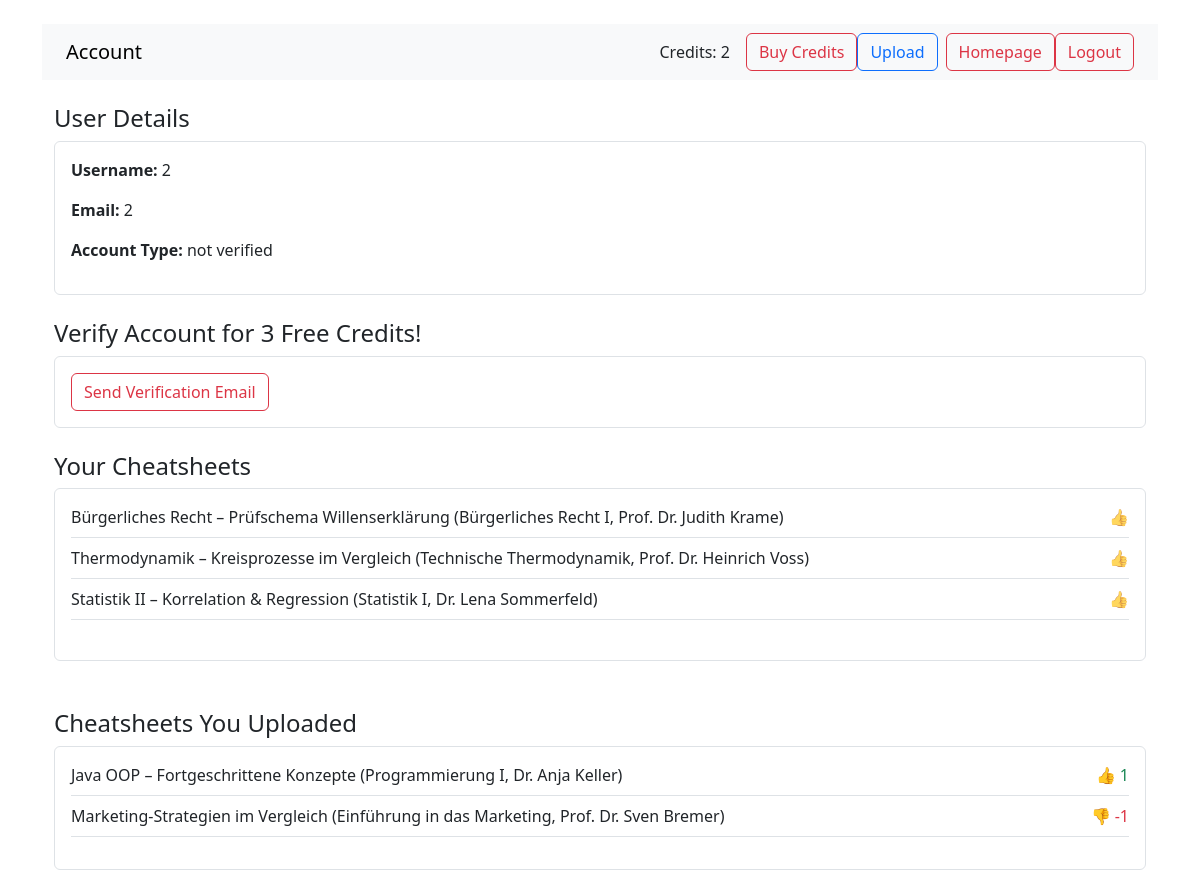
Page /account (signed in) on the earlier database version.
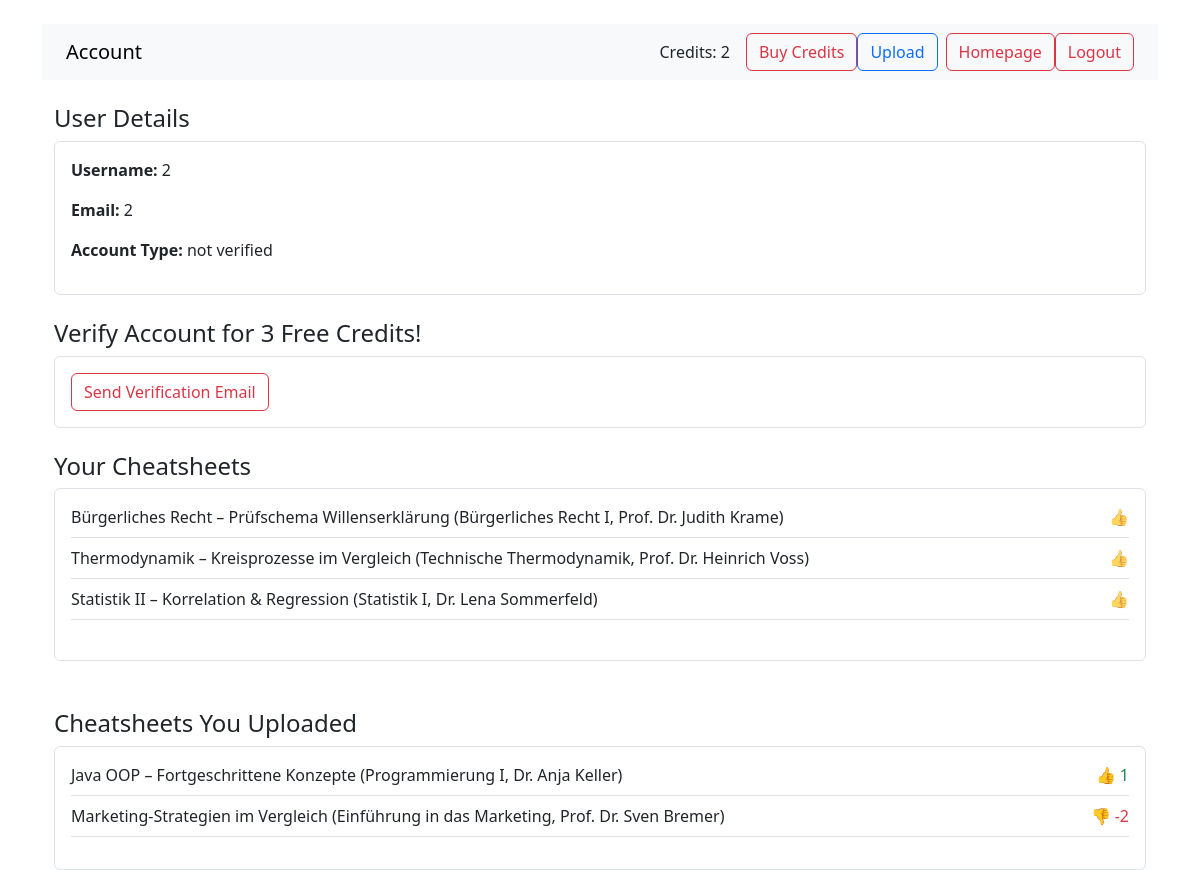
Same page on the later database version.
### models.py (models this page shows)
class Cheatsheet(db.Model):
    id = db.Column(db.Integer, primary_key=True)
    title = db.Column(db.String, nullable=False)
    description = db.Column(db.String, nullable=False)
    courseOfStudy = db.Column(db.String, nullable=False)
    creditcost = db.Column(db.Integer, default=1, nullable=True)
    pdf_datei = db.Column(db.LargeBinary, nullable=False)
    module = db.Column(db.String, nullable=False)
    professor = db.Column(db.String, nullable=False)
    user_id = db.Column(db.Integer, db.ForeignKey('user.id'), nullable=True)
    votes = db.Column(db.Integer, default=0, nullable=False)
    created_at = db.Column(db.DateTime, default=func.now())

### app.py (the view)
@app.route("/account")
@login_required
def account():
    cheatsheet_access = db.session.query(UserCheatsheetAccess, Cheatsheet).join(
        Cheatsheet, UserCheatsheetAccess.cheatsheet_id == Cheatsheet.id
    ).filter(
        UserCheatsheetAccess.user_id == current_user.id
    ).all()  # SQLAlchemy Join https://docs.sqlalchemy.org/en/20/orm/queryguide/select.html#simple-equality-filters
    uploaded_cheatsheets = Cheatsheet.query.filter_by(user_id=current_user.id).all()
    total_likes = db.session.query(func.sum(Cheatsheet.votes)).filter(
        Cheatsheet.user_id == current_user.id,
        Cheatsheet.votes > 0
    ).scalar() or 0  # SQLAlchemy Aggregatfunktion sum() https://docs.sqlalchemy.org/en/20/core/functions.html#sqlalchemy.sql.functions.func.sum
    return render_template("account.html", user=current_user, cheatsheet_access=cheatsheet_access,
                           uploaded_cheatsheets=uploaded_cheatsheets, total_likes=total_likes)

### app.py (called while the page is built)
@login_manager.user_loader
def load_user(user_id):
    return User.query.get(int(user_id))

@app.context_processor  # Kontextprozessor um Funktionen im Template verfügbar zu machen https://flask.palletsprojects.com/en/2.3.x/api/#flask.Flask.context_processor
def inject_functions():
    return dict(has_access=check_user_access)

### templates/account.html
{% extends "base.html" %}
{% block content %}
    <nav class="navbar navbar-expand-lg navbar-light bg-light px-4">
        <a class="navbar-brand" href="#">Account</a>
        <div class="d-flex ms-auto align-items-center">
            <span class="me-3">Credits: {{ user.credits }}</span>
            <a href="{{ url_for('buy_credits') }}" class="btn btn-outline-danger">Buy Credits</a>
            <form action="{{ url_for('upload') }}" class="me-2">
                <button type="submit" class="btn btn-outline-primary">Upload</button>
            </form>
            <a href="{{ url_for('index') }}" class="btn btn-outline-danger">Homepage</a>
            <a href="{{ url_for('logout') }}" class="btn btn-outline-danger">Logout</a>
        </div>
    </nav>
    <div class="container mt-4">
        <div class="mb-4">
            <h4>User Details</h4>
            <div class="border p-3 rounded">
                <p><strong>Username:</strong> {{ user.username }}</p>
                <p><strong>Email:</strong> {{ user.email }}</p>
                <p><strong>Account Type:</strong> {{ user.userart }}</p>
            </div>
        </div>
        {% if user.userart == "not verified" %}
            <div class="mb-4">
                <h4>Verify Account for 3 Free Credits!</h4>
                <div class="border p-3 rounded">
                    <form action="{{ url_for('verification') }}" method="POST" style="display: inline;">
                        <button type="submit" class="btn btn-outline-danger">Send Verification Email</button>
                    </form>
                </div>
            </div>
        {% endif %}
        <div>
{% if cheatsheet_access %}
    <div>
        <h4>Your Cheatsheets</h4>
        <div class="border rounded">
            <ul class="list-unstyled p-3">
                {% for access, cheatsheet in cheatsheet_access %}
                    <li class="mb-2 pb-2 border-bottom">
                        <div class="d-flex justify-content-between">
                            <span>
                                {{ cheatsheet.title }} ({{ cheatsheet.module }}, {{ cheatsheet.professor }})
                            </span>
                            <span class="text-muted">
                                {% if access.vote == 1 %}
                                    👍
                                {% elif access.vote == -1 %}
                                    👎
                                {% else %}
                                    No rating
                                {% endif %}
                            </span>
                        </div>
                    </li>
                {% endfor %}
            </ul>
        </div>
    </div>
{% endif %}
<div class="mt-5">
    <h4>Cheatsheets You Uploaded</h4>
    {% if uploaded_cheatsheets %}
        <div class="border rounded p-3">
            <ul class="list-unstyled">
                {% for sheet in uploaded_cheatsheets %}
                    <li class="mb-2 pb-2 border-bottom">
                        <div class="d-flex justify-content-between">
                            <span>{{ sheet.title }} ({{ sheet.module }}, {{ sheet.professor }})</span>
                            <span>
                                {% if sheet.votes > 0 %}
                                    <span class="text-success">👍 {{ sheet.votes }}</span>
                                {% elif sheet.votes < 0 %}
                                    <span class="text-danger">👎 {{ sheet.votes }}</span>
                                {% else %}
                                    <span class="text-muted">No votes</span>
                                {% endif %}
                            </span>
                        </div>
                    </li>
                {% endfor %}
            </ul>
        </div>
    {% else %}
        <div class="border p-3 rounded">
            <p>You haven't uploaded any cheatsheets yet.</p>
        </div>
    {% endif %}
</div>
    </div>
{% endblock %}

Differences in the rows shown:
changed Cheatsheet "Marketing-Strategien im Vergleich": votes "-1" → "-2"
